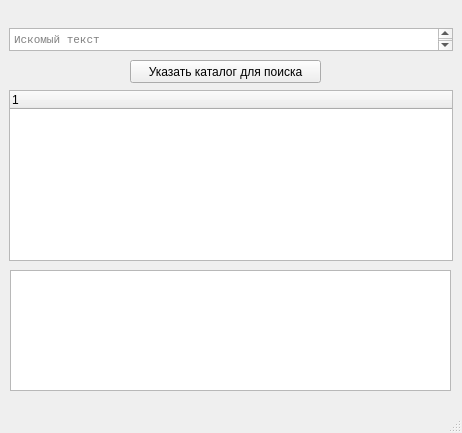
<?xml version="1.0" encoding="UTF-8"?>
<ui version="4.0">
 <class>MainWindow</class>
 <widget class="QMainWindow" name="MainWindow">
  <property name="geometry">
   <rect>
    <x>0</x>
    <y>0</y>
    <width>462</width>
    <height>433</height>
   </rect>
  </property>
  <property name="windowTitle">
   <string>Text Search System</string>
  </property>
  <widget class="QWidget" name="centralWidget">
   <widget class="QPushButton" name="pushButton">
    <property name="geometry">
     <rect>
      <x>130</x>
      <y>60</y>
      <width>191</width>
      <height>23</height>
     </rect>
    </property>
    <property name="text">
     <string>Указать каталог для поиска</string>
    </property>
   </widget>
   <widget class="QTreeWidget" name="treeWidget">
    <property name="geometry">
     <rect>
      <x>9</x>
      <y>90</y>
      <width>444</width>
      <height>171</height>
     </rect>
    </property>
    <column>
     <property name="text">
      <string notr="true">1</string>
     </property>
    </column>
   </widget>
   <widget class="QTextEdit" name="textEdit">
    <property name="geometry">
     <rect>
      <x>9</x>
      <y>28</y>
      <width>444</width>
      <height>23</height>
     </rect>
    </property>
    <property name="font">
     <font>
      <family>Lucida Console</family>
      <pointsize>8</pointsize>
     </font>
    </property>
    <property name="documentTitle">
     <string/>
    </property>
    <property name="placeholderText">
     <string>Искомый текст</string>
    </property>
   </widget>
   <widget class="QTextEdit" name="textEdit_2">
    <property name="geometry">
     <rect>
      <x>10</x>
      <y>270</y>
      <width>441</width>
      <height>121</height>
     </rect>
    </property>
    <property name="lineWrapMode">
     <enum>QTextEdit::NoWrap</enum>
    </property>
   </widget>
  </widget>
  <widget class="QMenuBar" name="menuBar">
   <property name="geometry">
    <rect>
     <x>0</x>
     <y>0</y>
     <width>462</width>
     <height>21</height>
    </rect>
   </property>
  </widget>
  <widget class="QStatusBar" name="statusBar"/>
 </widget>
 <layoutdefault spacing="6" margin="11"/>
 <resources/>
 <connections/>
</ui>
